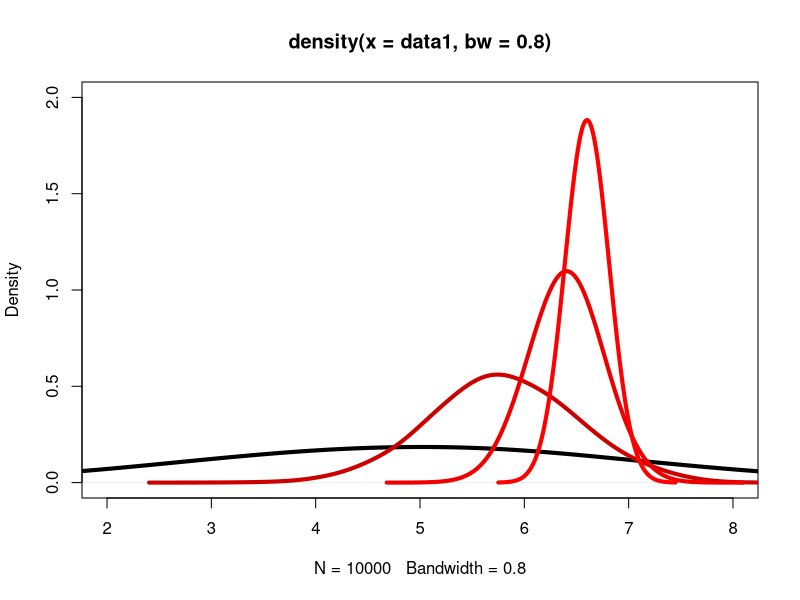

Write R code to recreate this figure.
# random figures to generate for thesis 
wid <- 4
bw <- 0.2
data1 <- rnorm(10000, mean=5, sd=2)
data2 <- rnorm(10000, mean=5.8, sd=0.7)
data3 <- rnorm(10000, mean=6.4, sd=0.3)
data4 <- rnorm(10000, mean=6.6, sd=0.07)
plot(density(data1, bw=0.8), xlim=c(2,8), ylim=c(0,2), lwd=wid, col="black")
lines(density(data2, bw=bw), lwd=wid, col="red3")
lines(density(data3, bw=bw), lwd=wid, col="red2")
lines(density(data4, bw=bw), lwd=wid, col="red1")
